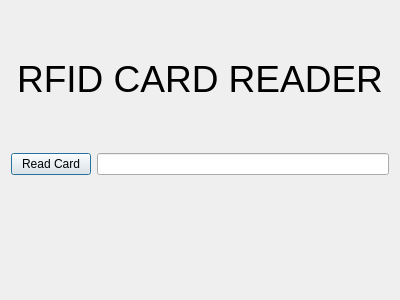
<?xml version="1.0" encoding="UTF-8"?>
<ui version="4.0">
 <class>Dialog</class>
 <widget class="QDialog" name="Dialog">
  <property name="geometry">
   <rect>
    <x>0</x>
    <y>0</y>
    <width>400</width>
    <height>300</height>
   </rect>
  </property>
  <property name="windowTitle">
   <string>Dialog</string>
  </property>
  <layout class="QVBoxLayout" name="verticalLayout">
   <item>
    <widget class="QLabel" name="label">
     <property name="font">
      <font>
       <pointsize>28</pointsize>
      </font>
     </property>
     <property name="text">
      <string>RFID CARD READER</string>
     </property>
     <property name="alignment">
      <set>Qt::AlignmentFlag::AlignCenter</set>
     </property>
    </widget>
   </item>
   <item>
    <layout class="QFormLayout" name="formLayout">
     <item row="0" column="0">
      <widget class="QPushButton" name="readCardButton">
       <property name="text">
        <string>Read Card</string>
       </property>
      </widget>
     </item>
     <item row="0" column="1">
      <widget class="QLineEdit" name="lineEdit"/>
     </item>
    </layout>
   </item>
  </layout>
 </widget>
 <resources/>
 <connections/>
</ui>
